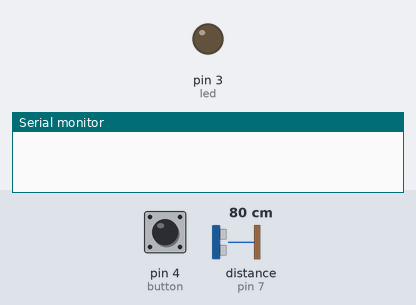
The sketch below on a simulated Arduino Uno, built with avr-gcc and run on an emulated ATmega328P. On the bench: output pins drawn as LEDs (lit = HIGH), the last lines printed to the serial monitor. The inputs (shaded band) are chosen by the test bench; at power-on: pin 4 (button) LOW, distance to the obstacle (sensor on pin 7) 80 cm. The echo pulse lasts 58.3 µs per cm.

Above: at 1.2 s.
1.3 s: pin 4 (button) pulled HIGH for 0.15 s
At 2.4 s:
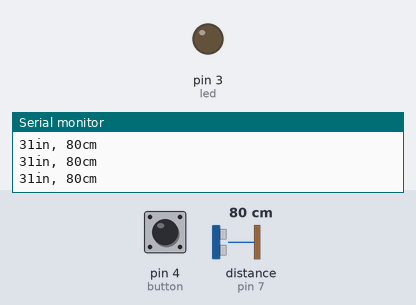
2.9 s: pin 4 (button) pulled HIGH for 3.2 s
At 3.8 s:
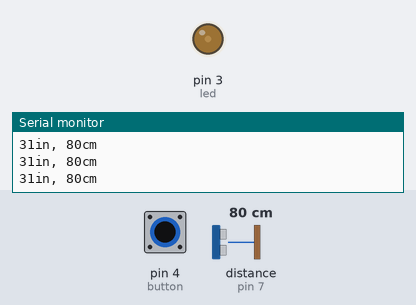
7.6 s: pin 4 (button) driven HIGH
At 8.6 s:
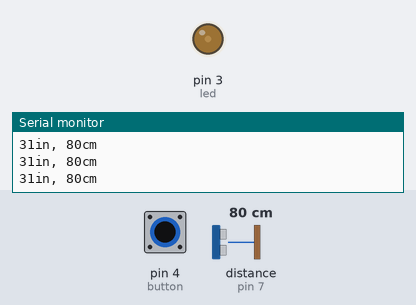
10.6 s: distance to the obstacle (sensor on pin 7) set to 250 cm
At 11.5 s:
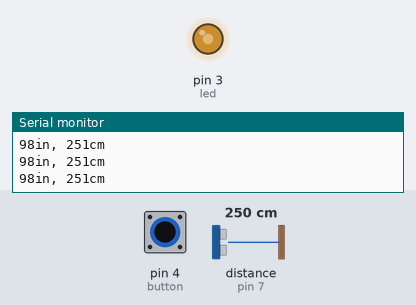
12.1 s: distance to the obstacle (sensor on pin 7) set to 120 cm
At 12.7 s:
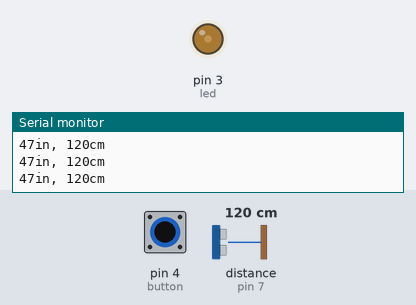
13.6 s: pin 4 (button) driven LOW
At 14.2 s:
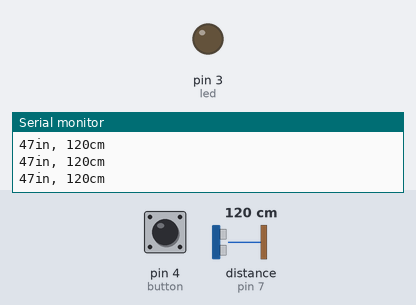
Timing chart, 0 to 16.1 s (numbered marks = the images above; inputs shaded):
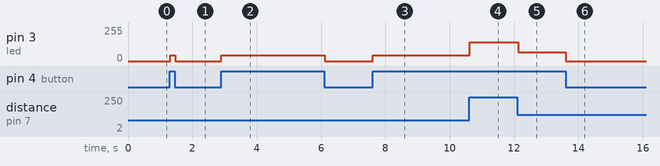

Measured:
- after the input at 1.3 s, pin 3 (led): 0/255 → 45/255 at once, → 0/255 0.16 s later
- after the input at 2.9 s, pin 3 (led): 0/255 → 45/255 at once, → 0/255 3.2 s later
- after the input at 7.6 s, pin 3 (led): 0/255 → 45/255 at once
- after the input at 10.6 s, pin 3 (led): 45/255 → 141/255 at once
- after the input at 12.1 s, pin 3 (led): 141/255 → 67/255 at once
- after the input at 13.6 s, pin 3 (led): 67/255 → 0/255 at once

The sketch:

4_-_Ping.ino
```cpp
/* Tugas 3: Ping menggunakan sensor suara */

const int pingPin = 7;
int led = 3;
const int button = 4;

void setup() {
  pinMode (led, OUTPUT);
  pinMode (button, INPUT);
  Serial.begin(9600);
}

void loop() {
  long duration, inches, cm, brightnes;
  int buttonX =0 ;
  buttonX = digitalRead(button);

  if (buttonX == HIGH){
	pinMode(pingPin, OUTPUT);
	digitalWrite(pingPin, LOW);
	delayMicroseconds(2);
	digitalWrite(pingPin, HIGH);
	delayMicroseconds(5);
	digitalWrite(pingPin, LOW);

	pinMode(pingPin, INPUT);
	duration = pulseIn(pingPin, HIGH);


	inches = microsecondsToInches(duration);
	cm = microsecondsToCentimeters(duration);

	Serial.print(inches);
	Serial.print("in, ");
	Serial.print(cm);
	Serial.print("cm");
	Serial.println();
    brightnes = brightness(cm);
    analogWrite(led,brightnes);
  }
  else {
    analogWrite(led,0);
  }
}

float brightness(long cm){
  float x = cm*225/400;
  return x;
}

long microsecondsToInches(long microseconds) {
  return microseconds / 74 / 2;
}

long microsecondsToCentimeters(long microseconds) {
  return microseconds / 29 / 2;
}
```
